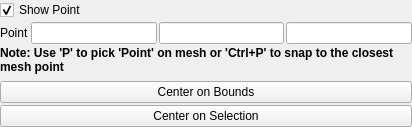
<?xml version="1.0" encoding="UTF-8"?>
<ui version="4.0">
 <class>HandlePropertyWidget</class>
 <widget class="QWidget" name="HandlePropertyWidget">
  <property name="geometry">
   <rect>
    <x>0</x>
    <y>0</y>
    <width>412</width>
    <height>127</height>
   </rect>
  </property>
  <property name="windowTitle">
   <string>Form</string>
  </property>
  <layout class="QGridLayout" name="gridLayout">
   <property name="leftMargin">
    <number>0</number>
   </property>
   <property name="topMargin">
    <number>0</number>
   </property>
   <property name="rightMargin">
    <number>0</number>
   </property>
   <property name="bottomMargin">
    <number>0</number>
   </property>
   <property name="spacing">
    <number>2</number>
   </property>
   <item row="1" column="2">
    <widget class="pqDoubleLineEdit" name="worldPositionY"/>
   </item>
   <item row="0" column="0" colspan="2">
    <widget class="QCheckBox" name="show3DWidget">
     <property name="text">
      <string>Show Point</string>
     </property>
     <property name="checked">
      <bool>true</bool>
     </property>
    </widget>
   </item>
   <item row="1" column="3">
    <widget class="pqDoubleLineEdit" name="worldPositionZ"/>
   </item>
   <item row="3" column="0" colspan="4">
    <widget class="QPushButton" name="useCenterBounds">
     <property name="text">
      <string>Center on Bounds</string>
     </property>
    </widget>
   </item>
   <item row="2" column="0" colspan="4">
    <widget class="QLabel" name="pickLabel">
     <property name="font">
      <font>
       <weight>75</weight>
       <bold>true</bold>
      </font>
     </property>
     <property name="text">
      <string>Note: Use 'P' to pick 'Point' on mesh or 'Ctrl+P' to snap to the closest mesh point</string>
     </property>
     <property name="alignment">
      <set>Qt::AlignLeading|Qt::AlignLeft|Qt::AlignTop</set>
     </property>
     <property name="wordWrap">
      <bool>true</bool>
     </property>
    </widget>
   </item>
   <item row="4" column="0" colspan="4">
    <widget class="QPushButton" name="useSelectionCenter">
     <property name="text">
      <string>Center on Selection</string>
     </property>
    </widget>
   </item>
   <item row="1" column="0">
    <widget class="QLabel" name="pointLabel">
     <property name="text">
      <string>Point</string>
     </property>
    </widget>
   </item>
   <item row="1" column="1">
    <widget class="pqDoubleLineEdit" name="worldPositionX"/>
   </item>
  </layout>
 </widget>
 <customwidgets>
  <customwidget>
   <class>pqDoubleLineEdit</class>
   <extends>QLineEdit</extends>
   <header>pqDoubleLineEdit.h</header>
  </customwidget>
 </customwidgets>
 <resources/>
 <connections/>
</ui>
